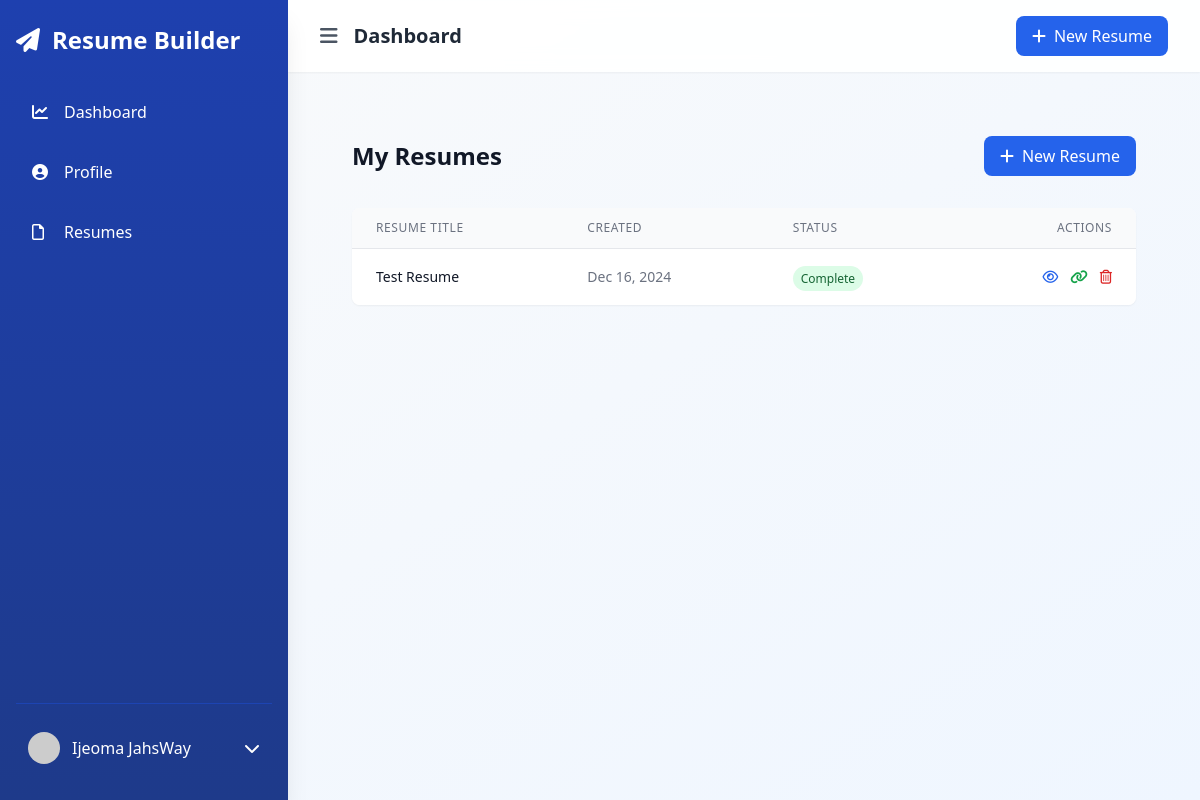
The page /resumes/list/ (signed in) on the database as committed earlier.
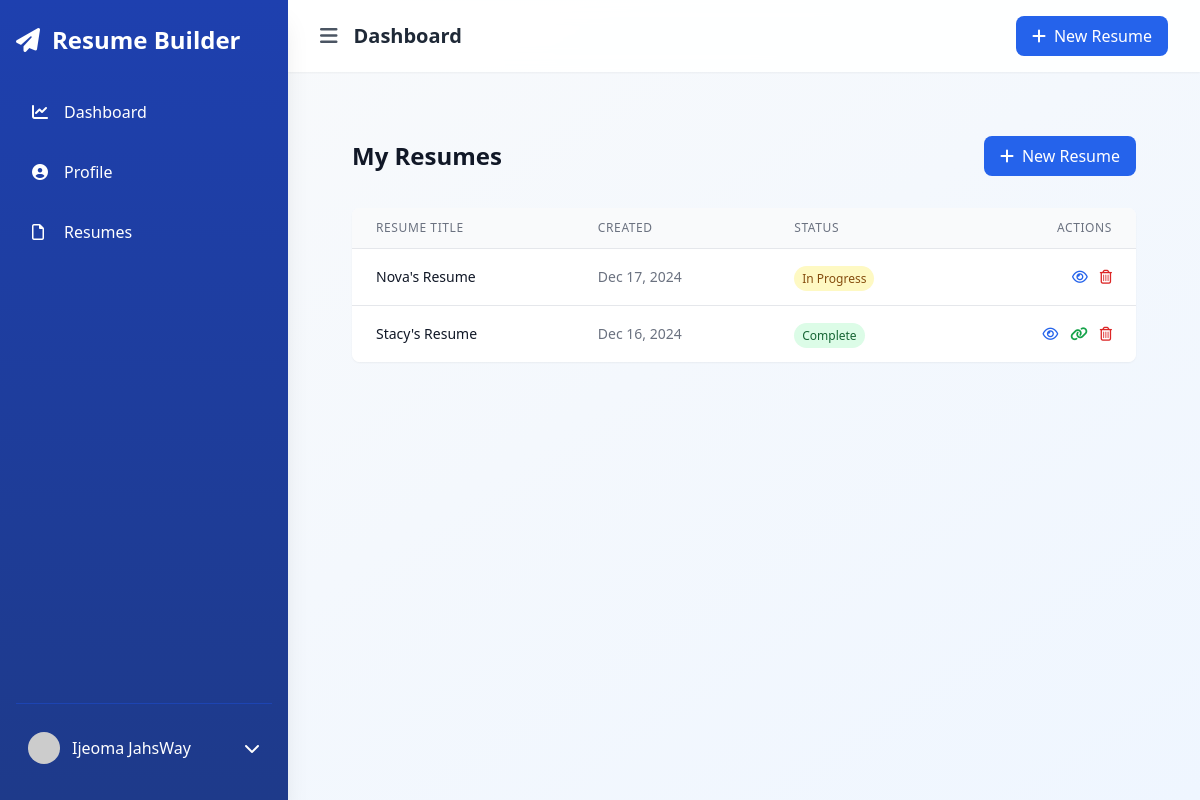
The same page on the database as committed later.
### resumes/models.py (models this page shows, shortened)
class Resume(models.Model):
    user = models.ForeignKey(User, on_delete=models.CASCADE)
    title = models.CharField(max_length=100)
    created_at = models.DateTimeField(auto_now_add=True)
    updated_at = models.DateTimeField(auto_now=True)
    is_complete = models.BooleanField(default=False)
    slug = models.SlugField(unique=True, blank=True)
    template = models.ForeignKey(ResumeTemplate, on_delete=models.SET_NULL, null=True)

### resumes/views.py (the view)
# urls.py: path('list/', views.resume_list, name='resume_list'),
@login_required
def resume_list(request):
    resumes = Resume.objects.filter(user=request.user).order_by('-created_at')
    return render(request, 'resumes/resume_list.html', {
        'resumes': resumes,
        'section': 'resume_list'
    })

### core/context_processors.py (called while the page is built)
def site_settings(request):
    try:
        settings = SiteSettings.objects.first()
        templates = ResumeTemplate.objects.filter(is_active=True).order_by('?')
        return {
            'site_settings': settings,
            'featured_templates': templates
        }
    except:
        return {
            'site_settings': None,
            'featured_templates': []
        }

### resumes/templates/resumes/resume_list.html (shortened to what this page needs)
{% extends "accounts/dashboard_base.html" %}
{% block content %}
<div class="max-w-7xl mx-auto px-4 sm:px-6 lg:px-8 py-8">
    <div class="flex justify-between items-center mb-8">
        <h1 class="text-2xl font-bold text-gray-900">My Resumes</h1>
        <a href="{% url 'create_resume' %}"
           class="inline-flex items-center px-4 py-2 bg-blue-600 text-white rounded-lg hover:bg-blue-700 transition-colors">
            <i class="fas fa-plus mr-2"></i>New Resume
        </a>
    </div>
    {% if resumes %}
        <div class="bg-white shadow-sm rounded-lg overflow-hidden">
            <div class="overflow-x-auto">
                <table class="min-w-full w-full divide-y divide-gray-200">
                    <thead class="bg-gray-50">
                        <tr>
                            <th class="px-6 py-3 text-left text-xs font-medium text-gray-500 uppercase tracking-wider">Resume Title</th>
                            <th class="px-6 py-3 text-left text-xs font-medium text-gray-500 uppercase tracking-wider">Created</th>
                            <th class="px-6 py-3 text-left text-xs font-medium text-gray-500 uppercase tracking-wider">Status</th>
                            <th class="px-6 py-3 text-right text-xs font-medium text-gray-500 uppercase tracking-wider">Actions</th>
                        </tr>
                    </thead>
                    <tbody class="bg-white divide-y divide-gray-200">
                        {% for resume in resumes %}
                            <tr class="hover:bg-gray-50">
                                <td class="px-6 py-4 whitespace-nowrap">
                                    <div class="text-sm font-medium text-gray-900">{{ resume.title }}</div>
                                </td>
                                <td class="px-6 py-4 whitespace-nowrap">
                                    <div class="text-sm text-gray-500">{{ resume.created_at|date:"M d, Y" }}</div>
                                </td>
                                <td class="px-6 py-4 whitespace-nowrap">
                                    <span class="px-2 py-1 text-xs font-medium rounded-full
                                        {% if resume.is_complete %}bg-green-100 text-green-800
                                        {% else %}bg-yellow-100 text-yellow-800{% endif %}">
                                        {{ resume.is_complete|yesno:"Complete,In Progress" }}
                                    </span>
                                </td>
                                <td class="px-6 py-4 whitespace-nowrap text-right text-sm font-medium">
                                    <div class="flex justify-end space-x-3">
                                        <a href="{% url 'resume_preview' resume.slug %}"
                                           class="text-blue-600 hover:text-blue-900" title="Preview">
                                            <i class="far fa-eye"></i>
                                        </a>
                                        {% if resume.is_complete %}
                                            <a href="{% url 'public_resume_view' resume.slug %}"
                                            class="text-green-600 hover:text-green-900" title="Public Link">
                                                <i class="fas fa-link"></i>
                                            </a>
                                        {% endif %}
                                        <button onclick="confirmDelete('{% url 'delete_resume' resume.slug %}')"
                                                class="text-red-600 hover:text-red-900" title="Delete">
                                            <i class="far fa-trash-alt"></i>
                                        </button>
                                    </div>
                                </td>
                            </tr>
                        {% endfor %}
                    </tbody>
                </table>
            </div>
        </div>
    {% endif %}
</div>
{% endblock %}

Rows that differ between the two databases and show on the page:
added Resume: title "Nova's Resume", created_at "Dec 17, 2024", is_complete "In Progress"
changed Resume "Complete": title "Test Resume" → "Stacy's Resume"
